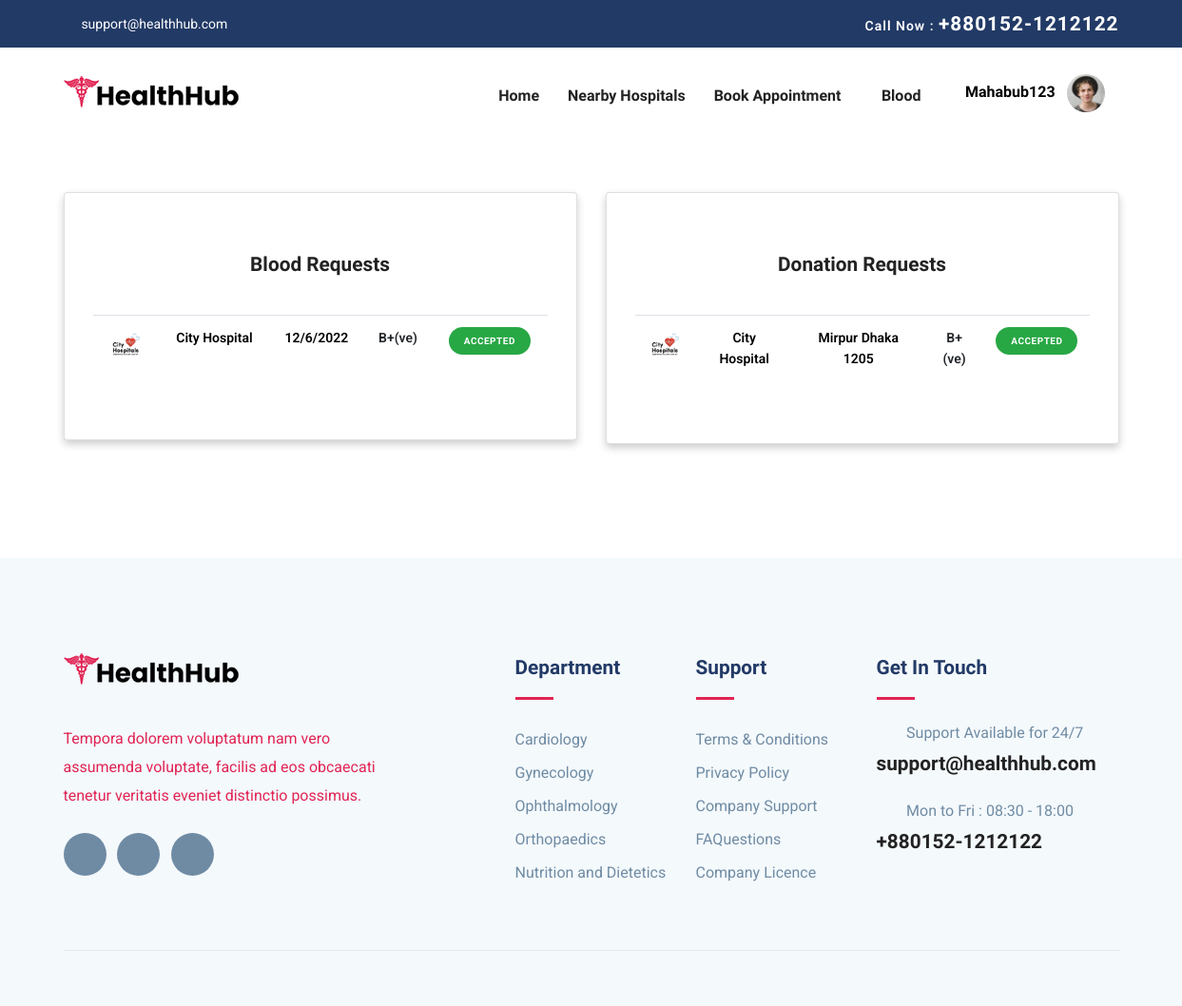
Screenshot of /user_all_requests.php (signed in) with the database file from the repository.
### tables this page shows
CREATE TABLE `users` (
  `user_id` int(11) NOT NULL,
  `image` varchar(250) NOT NULL,
  `firstname` varchar(100) NOT NULL,
  `lastname` varchar(100) NOT NULL,
  `username` varchar(100) NOT NULL,
  `email` varchar(100) NOT NULL,
  `password` varchar(250) NOT NULL,
  `gender` varchar(100) NOT NULL,
  `birthday` varchar(100) NOT NULL,
  `blood_group` varchar(100) NOT NULL,
  `contact` varchar(100) NOT NULL,
  `address` varchar(100) NOT NULL,
  `city` varchar(100) NOT NULL,
  `zip` varchar(100) NOT NULL
);

CREATE TABLE `blood_request` (
  `request_id` int(11) NOT NULL,
  `hospital_id` int(11) NOT NULL,
  `req_user_id` int(11) NOT NULL,
  `user_name` varchar(100) NOT NULL,
  `hos_name` varchar(100) NOT NULL,
  `blood_group` varchar(100) NOT NULL,
  `request_date` varchar(100) NOT NULL,
  `is_urgent` int(11) NOT NULL,
  `user_img` varchar(250) NOT NULL,
  `hos_img` varchar(250) NOT NULL,
  `contact` varchar(50) NOT NULL,
  `patient_name` varchar(100) NOT NULL,
  `status` int(11) NOT NULL DEFAULT 0
);

CREATE TABLE `donation_request` (
  `donation_id` int(11) NOT NULL,
  `hospital_id` int(11) NOT NULL,
  `hos_name` varchar(100) NOT NULL,
  `address` varchar(250) NOT NULL,
  `user_id` int(11) NOT NULL,
  `donner_name` varchar(100) NOT NULL,
  `blood_group` varchar(100) NOT NULL,
  `request_date` varchar(100) NOT NULL,
  `hos_img` varchar(255) NOT NULL,
  `user_img` varchar(255) NOT NULL,
  `contact` varchar(100) NOT NULL,
  `status` int(11) NOT NULL DEFAULT 0
);

CREATE TABLE `department` (
  `dep_id` int(11) NOT NULL,
  `sched_id` int(11) NOT NULL DEFAULT 1,
  `image` varchar(250) NOT NULL,
  `dep_name` varchar(50) NOT NULL,
  `dep_short_description` varchar(250) NOT NULL,
  `dep_full_description` varchar(500) NOT NULL
);

### user_all_requests.php (the view, shortened to what this page needs)
<?php
include_once("./database/config.php");
$username = $_SESSION['username'];
$sql = "SELECT * FROM users WHERE username='$username'";
$result = mysqli_query($conn, $sql);
$row=mysqli_fetch_assoc($result);
$uid = $row['user_id'];
?>
<!DOCTYPE html>
<html lang="zxx">
<head>
    <link rel="stylesheet" href="https://cdnjs.cloudflare.com/ajax/libs/font-awesome/4.7.0/css/font-awesome.min.css">
    <link rel="stylesheet" href="plugins/bootstrap/css/bootstrap.min.css">
    <link rel="stylesheet" href="plugins/icofont/icofont.min.css">
    <link rel="stylesheet" href="plugins/slick-carousel/slick/slick.css">
    <link rel="stylesheet" href="plugins/slick-carousel/slick/slick-theme.css">
    <link rel="stylesheet" href="css/style.css">
</head>
<body id="top">
    <?php include_once("./templates/user_header.php");?>
    <section class="home-section" style="padding-bottom: 70px;">
        <div style="padding: 50px 0; margin:0 20px;">
            <div class="container">
                <div class="row">
                    <div class="col-md-6">
                        <div class="card mx-auto"
                            style="text-align:center;padding:30px;padding-bottom:50px;box-shadow: 0 4px 8px 0 rgba(0, 0, 0, 0.2); ">
                            <h4 style="padding:30px;">Blood Requests</h4>
                            <table class="table">
                                    <tbody>
                                    <?php
                                        $sql = "SELECT * FROM blood_request WHERE req_user_id = '$uid'";
                                        $result = mysqli_query($conn, $sql);
                                        if($result){
                                            while($row=mysqli_fetch_assoc($result)){
                                                $hos_name =$row['hos_name'];
                                                $hos_img =$row['hos_img'];
                                                $blood_group =$row['blood_group'];
                                                $status =$row['status'];
                                                $request_date =$row['request_date'];
                                                if($status == 1){
                                                    $type = "success";
                                                    $msg = "Accepted";
                                                }else{
                                                    $type = "danger";
                                                    $msg = "Not Accepted";
                                                }
                                                echo '<tr>
                                                <td style="font-size:14px; color:black; font-weight:600;"> <img src="./images/users/'.$hos_img.'" style="width:40px;border-radius: 50%;" alt="profile"></td>
                                                <td style="font-size:14px; color:black; font-weight:600; ">'.$hos_name.'</td>
                                                <td style="font-size:14px; color:black; font-weight:600;">'.$request_date.'</td>
                                                <td style="font-size:14px;  font-weight:600;">'.$blood_group.'</td>
                                                <td style="font-size:14px; font-weight:600;"><button
                                                    style="border-radius: 40px; padding:5px 14px; font-size:10px; font-weight:600"
                                                    class="btn btn-'.$type.'">'.$msg.'</button>
                                                </td>
                                                </tr>';
                                            }
                                        }
                                        ?>
                                    </tbody>
                                </table>
                        </div>
                    </div>
                    <div class="col-md-6">
                        <div class="card mx-auto"
                            style="text-align:center;padding:30px;padding-bottom:50px;box-shadow: 0 4px 8px 0 rgba(0, 0, 0, 0.2); ">
                            <h4 style="padding:30px;">Donation Requests</h4>
                            <table class="table">
                                    <tbody>
                                    <?php
                                        $sql = "SELECT * FROM donation_request WHERE user_id = '$uid'";
                                        $result = mysqli_query($conn, $sql);
                                        if($result){
                                            while($row=mysqli_fetch_assoc($result)){
                                                $hos_name =$row['hos_name'];
                                                $hos_img =$row['hos_img'];
                                                $address =$row['address'];
                                                $blood_group =$row['blood_group'];
                                                $status =$row['status'];
                                                if($status == 1){
                                                    $type = "success";
                                                    $msg = "Accepted";
                                                }else{
                                                    $type = "danger";
                                                    $msg = "Not Accepted";
                                                }
                                                echo '<tr>
                                                <td style="font-size:14px; color:black; font-weight:600;"> <img src="./images/users/'.$hos_img.'" style="width:40px;border-radius: 50%;" alt="profile"></td>
                                                <td style="font-size:14px; color:black; font-weight:600; ">'.$hos_name.'</td>
                                                <td style="font-size:14px; color:black; font-weight:600;">'.$address.'</td>
                                                <td style="font-size:14px;  font-weight:600;">'.$blood_group.'</td>
                                                <td style="font-size:14px; font-weight:600;"><button
                                                    style="border-radius: 40px; padding:5px 14px; font-size:10px; font-weight:600"
                                                    class="btn btn-'.$type.'">'.$msg.'</button>
                                                </td>
                                                </tr>';
                                            }
                                        }
                                        ?>
                                    </tbody>
                                </table>
                        </div>
                    </div>
                </div>
            </div>
        </div>
    </section>
    <?php include_once("./templates/footer.php");?>
</body>
</html>

### templates/user_header.php (shortened to what this page needs)
<?php
include_once("./database/config.php");
$username = $_SESSION['username'];
$sql = "SELECT * FROM users WHERE username='$username'";
$result = mysqli_query($conn, $sql);
$row=mysqli_fetch_assoc($result);
$imag= $row['image'];
$username= $_SESSION['username'];
?>
<header>
	<div class="header-top-bar">
		<div class="container">
			<div class="row align-items-center">
				<div class="col-lg-6">
					<ul class="top-bar-info list-inline-item pl-0 mb-0">
						<li class="list-inline-item"><a href="mailto:support@healthhub.com"><i
									class="icofont-support-faq mr-2"></i>support@healthhub.com</a></li>
					</ul>
				</div>
				<div class="col-lg-6">
					<div class="text-lg-right top-right-bar mt-2 mt-lg-0">
						<a href="tel:+880152-1212122">
							<span>Call Now : </span>
							<span class="h4">+880152-1212122</span>
						</a>
					</div>
				</div>
			</div>
		</div>
	</div>
	<nav class="navbar navbar-expand-lg navigation" id="navbar">
		<div class="container">
			<a class="navbar-brand" href="user_home.php"><img src="images/logo.png" alt="" class="img-fluid"></a>
			<div class="collapse navbar-collapse" id="navbarmain">
				<ul class="navbar-nav ml-auto">
					<li class="nav-item active"><a class="nav-link" href="user_home.php">Home</a></li>
					<li class="nav-item"><a class="nav-link" href="user_nearby.php">Nearby Hospitals</a></li>
					<li class="nav-item dropdown">
						<a class="nav-link dropdown-toggle" href="" id="dropdown03" data-toggle="dropdown"
							aria-haspopup="true" aria-expanded="false">Book Appointment<i
								class="icofont-thin-down"></i></a>
					</li>
					<li class="nav-item dropdown">
						<a class="nav-link dropdown-toggle" href="" id="dropdown03" data-toggle="dropdown"
							aria-haspopup="true" aria-expanded="false">Blood <i class="icofont-thin-down"></i></a>
					</li>
					<div class="col-2">
						<div class="nav-item dropdown">
							<a class="dropdown-toggle" href="#" style="color:white; font-weight:500" role="button"
								id="dropdownMenuLink" data-bs-toggle="dropdown" aria-expanded="false">
								<span style="color:black;font-weight: 600;font-family: 'Exo', sans-serif;text-transform: capitalize; font-size:16px;"><?php echo $username?></span>&nbsp;&nbsp;
								<img src="./images/users/<?php echo $imag?>" class="rounded-circle" height="40" alt=""
									loading="lazy" />
							</a>
						</div>
					</div>
				</ul>
			</div>
		</div>
	</nav>
</header>

### templates/footer.php (shortened to what this page needs)
<?php
include_once("./database/config.php");
?>
	<footer class="footer section gray-bg">
		<div class="container">
			<div class="row">
				<div class="col-lg-4 mr-auto col-sm-6">
					<div class="widget mb-5 mb-lg-0">
						<div class="logo mb-4">
							<img src="images/logo.png" alt="" class="img-fluid">
						</div>
						<p>Tempora dolorem voluptatum nam vero assumenda voluptate, facilis ad eos obcaecati tenetur
							veritatis eveniet distinctio possimus.</p>
						<ul class="list-inline footer-socials mt-4">
							<li class="list-inline-item"><a href="https://www.facebook.com/themefisher"><i
										class="icofont-facebook"></i></a></li>
							<li class="list-inline-item"><a href="https://twitter.com/themefisher"><i
										class="icofont-twitter"></i></a></li>
							<li class="list-inline-item"><a href="https://www.pinterest.com/themefisher/"><i
										class="icofont-linkedin"></i></a></li>
						</ul>
					</div>
				</div>
				<div class="col-lg-2 col-md-6 col-sm-6">
					<div class="widget mb-5 mb-lg-0">
						<h4 class="text-capitalize mb-3">Department</h4>
						<div class="divider mb-4"></div>
						<ul class="list-unstyled footer-menu lh-35">
						<?php
							$sql = "SELECT * FROM department LIMIT 5";
							$result = mysqli_query($conn, $sql);
							if($result){
								while($row=mysqli_fetch_assoc($result)){
									$name=$row['dep_name'];
									$id=$row['dep_id'];
						?>
							<li><a href="department-single.php?id=<?php echo $id ?>"><?php echo $name?></a></li>
							<?php
									}
								}
							?>
						</ul>
					</div>
				</div>
				<div class="col-lg-2 col-md-6 col-sm-6">
					<div class="widget mb-5 mb-lg-0">
						<h4 class="text-capitalize mb-3">Support</h4>
						<div class="divider mb-4"></div>
						<ul class="list-unstyled footer-menu lh-35">
							<li><a href="#">Terms & Conditions</a></li>
							<li><a href="#">Privacy Policy</a></li>
							<li><a href="#">Company Support </a></li>
							<li><a href="#">FAQuestions</a></li>
							<li><a href="#">Company Licence</a></li>
						</ul>
					</div>
				</div>
				<div class="col-lg-3 col-md-6 col-sm-6">
					<div class="widget widget-contact mb-5 mb-lg-0">
						<h4 class="text-capitalize mb-3">Get in Touch</h4>
						<div class="divider mb-4"></div>
						<div class="footer-contact-block mb-4">
							<div class="icon d-flex align-items-center">
								<i class="icofont-email mr-3"></i>
								<span class="h6 mb-0">Support Available for 24/7</span>
							</div>
							<h4 class="mt-2"><a href="tel:+23-345-67890">support@healthhub.com</a></h4>
						</div>
						<div class="footer-contact-block">
							<div class="icon d-flex align-items-center">
								<i class="icofont-support mr-3"></i>
								<span class="h6 mb-0">Mon to Fri : 08:30 - 18:00</span>
							</div>
							<h4 class="mt-2"><a href="tel:+23-345-67890">+880152-1212122</a></h4>
						</div>
					</div>
				</div>
			</div>
			<div class="footer-btm py-4 mt-5">
			</div>
		</div>
	</footer>

### css/style.css (style rules this page uses)
html { overflow-x: hidden; }
body { line-height: 1.6; font-family: "Roboto", sans-serif; -webkit-font-smoothing: antialiased; font-size: 16px; color: #e12454; font-weight: 400; }
h1, .h1, h2, .h2, h3, .h3, h4, .h4, h5, .h5, h6, .h6 { font-family: "Exo", sans-serif; font-weight: 700; color: #222; }
h4, .h4 { font-size: 1.3rem; line-height: 30px; }
h6, .h6 { font-size: 1rem; }
p { line-height: 30px; }
.btn { display: inline-block; font-size: 14px; font-size: 0.8125rem; font-weight: 700; letter-spacing: .5px; padding: .75rem 2rem; font-family: "Exo", sans-serif; text-transform: uppercase; border-radius: 5px; border: 2px solid transparent; transition: all .35s ease; }
.section { padding: 100px 0; }
a { color: #222; text-decoration: none; transition: all .35s ease; }
.gray-bg { background: #f4f9fc; }
#navbarmain { padding: 20px 0px; }
#navbarmain .nav-link { font-weight: 600; padding: 10px 15px; color: #222; font-family: "Exo", sans-serif; text-transform: capitalize; font-size: 16px; transition: all .25s ease; }
.dropdown-toggle::after { display: none; }
.navbar-brand { margin-top: 10px; }
.header-top-bar { background: #223a66; font-size: 14px; padding: 10px 0px; box-shadow: 0 1px 2px rgba(0, 0, 0, 0.05); color: #fff; }
.top-bar-info li a { color: #fff; margin-right: 20px; }
.top-right-bar a span { color: #fff; font-weight: 600; letter-spacing: 1px; }
.divider { width: 40px; height: 5px; background: #e12454; }
.lh-35 { line-height: 35px; }
.footer { padding-bottom: 10px; }
.logo { font-weight: 600; letter-spacing: 1px; }
.widget .divider { height: 3px; }
.widget h4 { color: #223a66; }
.widget .footer-menu a { color: #6F8BA4; }
.footer-contact-block span { font-weight: 400; color: #6F8BA4; }
.footer-contact-block i { font-size: 20px; }
.footer-btm { border-top: 1px solid rgba(0, 0, 0, 0.06); }
.footer-socials li a { width: 45px; height: 45px; background: #6F8BA4; color: #fff; display: inline-block; text-align: center; border-radius: 100%; padding-top: 12px; }

### rows the page displays
users: image (picture)
blood_request: hos_img (picture), hos_name "City Hospital", request_date "12/6/2022", blood_group "B+(ve)", status "ACCEPTED"
donation_request: hos_img (picture), hos_name "City Hospital", address "Mirpur Dhaka 1205", blood_group "B+(ve)", status "ACCEPTED"
department: dep_name "Cardiology"
department: dep_name "Gynecology"
department: dep_name "Ophthalmology"
department: dep_name "Orthopaedics"
department: dep_name "Nutrition and Dietetics"

### other values shown
$username "Mahabub123"
